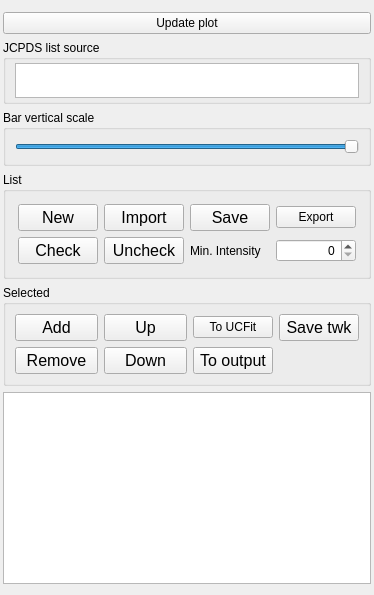
       <widget class="QWidget" name="tab_JCPDSList">
        <attribute name="title">
         <string>JCPDS</string>
        </attribute>
        <layout class="QVBoxLayout" name="verticalLayout_4">
         <property name="leftMargin">
          <number>3</number>
         </property>
         <property name="topMargin">
          <number>12</number>
         </property>
         <property name="rightMargin">
          <number>3</number>
         </property>
         <item>
          <widget class="QPushButton" name="pushButton_ForceUpdatePlot">
           <property name="text">
            <string>Update plot</string>
           </property>
          </widget>
         </item>
         <item>
          <widget class="QGroupBox" name="groupBox_18">
           <property name="title">
            <string>JCPDS list source</string>
           </property>
           <property name="flat">
            <bool>true</bool>
           </property>
           <layout class="QVBoxLayout" name="verticalLayout_12">
            <property name="topMargin">
             <number>3</number>
            </property>
            <property name="bottomMargin">
             <number>3</number>
            </property>
            <item>
             <widget class="QTextEdit" name="textEdit_Jlist">
              <property name="sizePolicy">
               <sizepolicy hsizetype="Expanding" vsizetype="Fixed">
                <horstretch>0</horstretch>
                <verstretch>0</verstretch>
               </sizepolicy>
              </property>
              <property name="maximumSize">
               <size>
                <width>16777215</width>
                <height>35</height>
               </size>
              </property>
              <property name="readOnly">
               <bool>true</bool>
              </property>
             </widget>
            </item>
           </layout>
          </widget>
         </item>
         <item>
          <widget class="QGroupBox" name="groupBox_20">
           <property name="sizePolicy">
            <sizepolicy hsizetype="Preferred" vsizetype="Minimum">
             <horstretch>0</horstretch>
             <verstretch>0</verstretch>
            </sizepolicy>
           </property>
           <property name="title">
            <string>Bar vertical scale</string>
           </property>
           <property name="flat">
            <bool>true</bool>
           </property>
           <layout class="QHBoxLayout" name="horizontalLayout_5">
            <item>
             <widget class="QSlider" name="horizontalSlider_JCPDSBarScale">
              <property name="maximum">
               <number>100</number>
              </property>
              <property name="value">
               <number>100</number>
              </property>
              <property name="orientation">
               <enum>Qt::Horizontal</enum>
              </property>
             </widget>
            </item>
           </layout>
          </widget>
         </item>
         <item>
          <widget class="QGroupBox" name="groupBox_9">
           <property name="sizePolicy">
            <sizepolicy hsizetype="Preferred" vsizetype="Fixed">
             <horstretch>0</horstretch>
             <verstretch>0</verstretch>
            </sizepolicy>
           </property>
           <property name="title">
            <string>List</string>
           </property>
           <property name="flat">
            <bool>true</bool>
           </property>
           <layout class="QGridLayout" name="gridLayout_21">
            <property name="leftMargin">
             <number>12</number>
            </property>
            <property name="topMargin">
             <number>12</number>
            </property>
            <property name="rightMargin">
             <number>12</number>
            </property>
            <property name="bottomMargin">
             <number>12</number>
            </property>
            <item row="0" column="3">
             <widget class="QPushButton" name="pushButton_ExportXLS">
              <property name="text">
               <string>Export</string>
              </property>
             </widget>
            </item>
            <item row="0" column="2">
             <widget class="QPushButton" name="pushButton_SaveJlist">
              <property name="sizePolicy">
               <sizepolicy hsizetype="Minimum" vsizetype="Fixed">
                <horstretch>0</horstretch>
                <verstretch>0</verstretch>
               </sizepolicy>
              </property>
              <property name="font">
               <font>
                <family>Helvetica</family>
                <pointsize>12</pointsize>
                <weight>50</weight>
                <italic>false</italic>
                <bold>false</bold>
               </font>
              </property>
              <property name="text">
               <string>Save</string>
              </property>
             </widget>
            </item>
            <item row="0" column="1">
             <widget class="QPushButton" name="pushButton_ImportJlist">
              <property name="sizePolicy">
               <sizepolicy hsizetype="Minimum" vsizetype="Fixed">
                <horstretch>0</horstretch>
                <verstretch>0</verstretch>
               </sizepolicy>
              </property>
              <property name="font">
               <font>
                <family>Helvetica</family>
                <pointsize>12</pointsize>
                <weight>50</weight>
                <italic>false</italic>
                <bold>false</bold>
               </font>
              </property>
              <property name="text">
               <string>Import</string>
              </property>
             </widget>
            </item>
            <item row="0" column="0">
             <widget class="QPushButton" name="pushButton_NewJlist">
              <property name="sizePolicy">
               <sizepolicy hsizetype="Minimum" vsizetype="Fixed">
                <horstretch>0</horstretch>
                <verstretch>0</verstretch>
               </sizepolicy>
              </property>
              <property name="font">
               <font>
                <family>Helvetica</family>
                <pointsize>12</pointsize>
                <weight>50</weight>
                <italic>false</italic>
                <bold>false</bold>
               </font>
              </property>
              <property name="text">
               <string>New</string>
              </property>
             </widget>
            </item>
            <item row="1" column="0">
             <widget class="QPushButton" name="pushButton_CheckAllJCPDS">
              <property name="sizePolicy">
               <sizepolicy hsizetype="Preferred" vsizetype="Fixed">
                <horstretch>0</horstretch>
                <verstretch>0</verstretch>
               </sizepolicy>
              </property>
              <property name="font">
               <font>
                <family>Helvetica</family>
                <pointsize>12</pointsize>
                <weight>50</weight>
                <italic>false</italic>
                <bold>false</bold>
               </font>
              </property>
              <property name="text">
               <string>Check</string>
              </property>
             </widget>
            </item>
            <item row="1" column="1">
             <widget class="QPushButton" name="pushButton_UncheckAllJCPDS">
              <property name="sizePolicy">
               <sizepolicy hsizetype="Preferred" vsizetype="Fixed">
                <horstretch>0</horstretch>
                <verstretch>0</verstretch>
               </sizepolicy>
              </property>
              <property name="font">
               <font>
                <family>Helvetica</family>
                <pointsize>12</pointsize>
                <weight>50</weight>
                <italic>false</italic>
                <bold>false</bold>
               </font>
              </property>
              <property name="text">
               <string>Uncheck</string>
              </property>
             </widget>
            </item>
            <item row="1" column="2">
             <widget class="QLabel" name="label_15">
              <property name="text">
               <string>Min. Intensity</string>
              </property>
             </widget>
            </item>
            <item row="1" column="3">
             <widget class="QSpinBox" name="spinBox_LowestJCPDSInt">
              <property name="sizePolicy">
               <sizepolicy hsizetype="Preferred" vsizetype="Fixed">
                <horstretch>0</horstretch>
                <verstretch>0</verstretch>
               </sizepolicy>
              </property>
              <property name="focusPolicy">
               <enum>Qt::StrongFocus</enum>
              </property>
              <property name="alignment">
               <set>Qt::AlignRight|Qt::AlignTrailing|Qt::AlignVCenter</set>
              </property>
              <property name="value">
               <number>0</number>
              </property>
             </widget>
            </item>
           </layout>
          </widget>
         </item>
         <item>
          <widget class="QGroupBox" name="groupBox_8">
           <property name="sizePolicy">
            <sizepolicy hsizetype="Preferred" vsizetype="Preferred">
             <horstretch>0</horstretch>
             <verstretch>0</verstretch>
            </sizepolicy>
           </property>
           <property name="title">
            <string>Selected</string>
           </property>
           <property name="flat">
            <bool>true</bool>
           </property>
           <layout class="QGridLayout" name="gridLayout_2">
            <item row="2" column="0">
             <widget class="QPushButton" name="pushButton_AddToJlist">
              <property name="sizePolicy">
               <sizepolicy hsizetype="Minimum" vsizetype="Fixed">
                <horstretch>0</horstretch>
                <verstretch>0</verstretch>
               </sizepolicy>
              </property>
              <property name="minimumSize">
               <size>
                <width>70</width>
                <height>0</height>
               </size>
              </property>
              <property name="maximumSize">
               <size>
                <width>16777215</width>
                <height>16777215</height>
               </size>
              </property>
              <property name="font">
               <font>
                <family>Helvetica</family>
                <pointsize>12</pointsize>
                <weight>50</weight>
                <italic>false</italic>
                <bold>false</bold>
               </font>
              </property>
              <property name="text">
               <string>Add</string>
              </property>
             </widget>
            </item>
            <item row="3" column="0">
             <widget class="QPushButton" name="pushButton_RemoveJCPDS">
              <property name="sizePolicy">
               <sizepolicy hsizetype="Minimum" vsizetype="Fixed">
                <horstretch>70</horstretch>
                <verstretch>0</verstretch>
               </sizepolicy>
              </property>
              <property name="minimumSize">
               <size>
                <width>80</width>
                <height>0</height>
               </size>
              </property>
              <property name="maximumSize">
               <size>
                <width>16777215</width>
                <height>16777215</height>
               </size>
              </property>
              <property name="font">
               <font>
                <family>Helvetica</family>
                <pointsize>12</pointsize>
                <weight>50</weight>
                <italic>false</italic>
                <bold>false</bold>
               </font>
              </property>
              <property name="text">
               <string>Remove</string>
              </property>
             </widget>
            </item>
            <item row="2" column="1">
             <widget class="QPushButton" name="pushButton_MoveUp">
              <property name="sizePolicy">
               <sizepolicy hsizetype="Minimum" vsizetype="Fixed">
                <horstretch>0</horstretch>
                <verstretch>0</verstretch>
               </sizepolicy>
              </property>
              <property name="minimumSize">
               <size>
                <width>70</width>
                <height>0</height>
               </size>
              </property>
              <property name="maximumSize">
               <size>
                <width>16777215</width>
                <height>16777215</height>
               </size>
              </property>
              <property name="font">
               <font>
                <family>Helvetica</family>
                <pointsize>12</pointsize>
                <weight>50</weight>
                <italic>false</italic>
                <bold>false</bold>
               </font>
              </property>
              <property name="text">
               <string>Up</string>
              </property>
             </widget>
            </item>
            <item row="3" column="1">
             <widget class="QPushButton" name="pushButton_MoveDown">
              <property name="sizePolicy">
               <sizepolicy hsizetype="Minimum" vsizetype="Fixed">
                <horstretch>70</horstretch>
                <verstretch>0</verstretch>
               </sizepolicy>
              </property>
              <property name="minimumSize">
               <size>
                <width>80</width>
                <height>0</height>
               </size>
              </property>
              <property name="maximumSize">
               <size>
                <width>16777215</width>
                <height>16777215</height>
               </size>
              </property>
              <property name="font">
               <font>
                <family>Helvetica</family>
                <pointsize>12</pointsize>
                <weight>50</weight>
                <italic>false</italic>
                <bold>false</bold>
               </font>
              </property>
              <property name="text">
               <string>Down</string>
              </property>
             </widget>
            </item>
            <item row="3" column="2">
             <widget class="QPushButton" name="pushButton_ViewJCPDS">
              <property name="sizePolicy">
               <sizepolicy hsizetype="Preferred" vsizetype="Fixed">
                <horstretch>0</horstretch>
                <verstretch>0</verstretch>
               </sizepolicy>
              </property>
              <property name="font">
               <font>
                <family>Helvetica</family>
                <pointsize>12</pointsize>
                <weight>50</weight>
                <italic>false</italic>
                <bold>false</bold>
               </font>
              </property>
              <property name="text">
               <string>To output</string>
              </property>
             </widget>
            </item>
            <item row="2" column="2">
             <widget class="QPushButton" name="pushButton_ExportToUCFit">
              <property name="sizePolicy">
               <sizepolicy hsizetype="Preferred" vsizetype="Fixed">
                <horstretch>0</horstretch>
                <verstretch>0</verstretch>
               </sizepolicy>
              </property>
              <property name="minimumSize">
               <size>
                <width>70</width>
                <height>0</height>
               </size>
              </property>
              <property name="maximumSize">
               <size>
                <width>16777215</width>
                <height>16777215</height>
               </size>
              </property>
              <property name="text">
               <string>To UCFit</string>
              </property>
             </widget>
            </item>
            <item row="2" column="4">
             <widget class="QPushButton" name="pushButton_SaveAsJCPDS">
              <property name="sizePolicy">
               <sizepolicy hsizetype="Preferred" vsizetype="Fixed">
                <horstretch>0</horstretch>
                <verstretch>0</verstretch>
               </sizepolicy>
              </property>
              <property name="font">
               <font>
                <family>Helvetica</family>
                <pointsize>12</pointsize>
                <weight>50</weight>
                <italic>false</italic>
                <bold>false</bold>
               </font>
              </property>
              <property name="text">
               <string>Save twk</string>
              </property>
             </widget>
            </item>
           </layout>
          </widget>
         </item>
         <item>
          <widget class="QTableWidget" name="tableWidget_JCPDS">
           <property name="sizePolicy">
            <sizepolicy hsizetype="Expanding" vsizetype="Expanding">
             <horstretch>1</horstretch>
             <verstretch>0</verstretch>
            </sizepolicy>
           </property>
           <property name="font">
            <font>
             <family>Helvetica</family>
             <pointsize>12</pointsize>
             <weight>50</weight>
             <italic>false</italic>
             <bold>false</bold>
            </font>
           </property>
           <property name="focusPolicy">
            <enum>Qt::StrongFocus</enum>
           </property>
           <property name="wordWrap">
            <bool>false</bool>
           </property>
           <property name="columnCount">
            <number>0</number>
           </property>
           <attribute name="horizontalHeaderVisible">
            <bool>false</bool>
           </attribute>
           <attribute name="horizontalHeaderCascadingSectionResizes">
            <bool>true</bool>
           </attribute>
           <attribute name="verticalHeaderVisible">
            <bool>false</bool>
           </attribute>
           <attribute name="verticalHeaderCascadingSectionResizes">
            <bool>true</bool>
           </attribute>
          </widget>
         </item>
        </layout>
       </widget>
